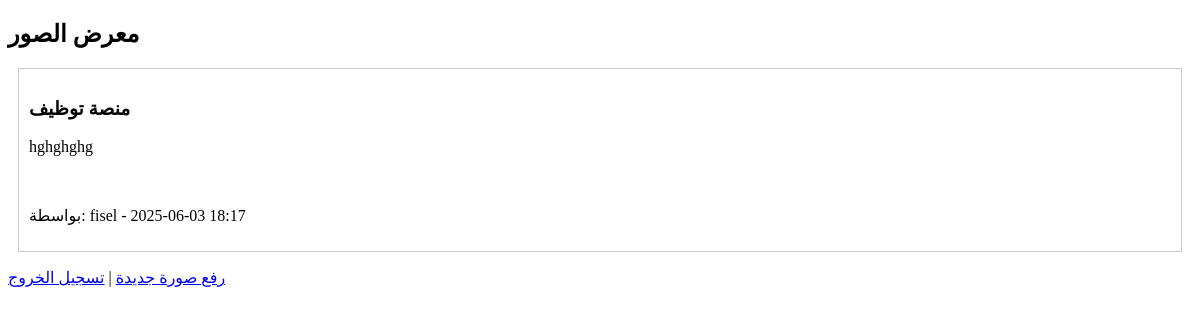
The app's page /, older data.
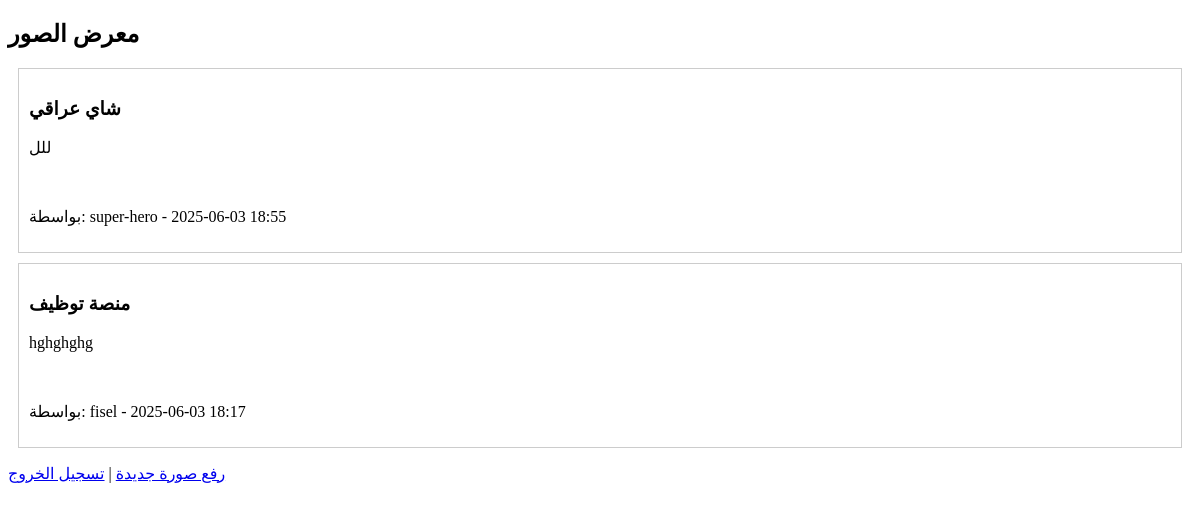
The same page, newer data.
### coreuploads/models.py (models this page shows, shortened)
class UserSubmission(models.Model):
    user = models.ForeignKey(User, on_delete=models.CASCADE, verbose_name="المستخدم")
    title = models.CharField(max_length=100, verbose_name="العنوان")
    description = models.TextField(verbose_name="الوصف")
    image = CloudinaryField('الصورة')  # ← استخدام CloudinaryField بدلاً من ImageField
    created_at = models.DateTimeField(auto_now_add=True, verbose_name="تاريخ الإضافة")
    class Meta:
        verbose_name = "مشاركة المستخدم"
        verbose_name_plural = "مشاركات المستخدمين"

### coreuploads/views.py (the view)
# urls.py: path('', views.gallery_view, name='gallery'),
def gallery_view(request):
    submissions = UserSubmission.objects.all().order_by('-created_at')
    return render(request, 'coreuploads/gallery.html', {'submissions': submissions})

### coreuploads/templates/coreuploads/gallery.html (shortened to what this page needs)
<!DOCTYPE html>
<html lang="ar">
<head>
</head>
<body>
    <h2>معرض الصور</h2>
    {% for submission in submissions %}
        <div style="border:1px solid #ccc; margin:10px; padding:10px;">
            <h3>{{ submission.title }}</h3>
            <p>{{ submission.description }}</p>
            <p>بواسطة: {{ submission.user.username }} - {{ submission.created_at|date:"Y-m-d H:i" }}</p>
        </div>
    {% empty %}
        <p>لا توجد صور حالياً.</p>
    {% endfor %}
    <p><a href="{% url 'submit' %}">رفع صورة جديدة</a> | <a href="{% url 'logout' %}">تسجيل الخروج</a></p>
</body>
</html>

Row changes from the older to the newer data that the page shows:
added UserSubmission: title "شاي عراقي", description "للل", user.username "super-hero", created_at "2025-06-03 18:55"
